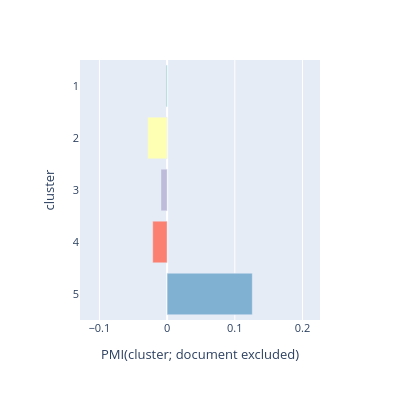
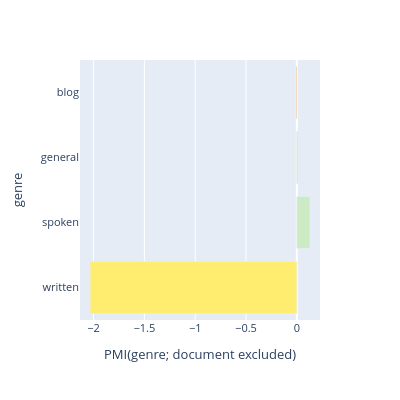
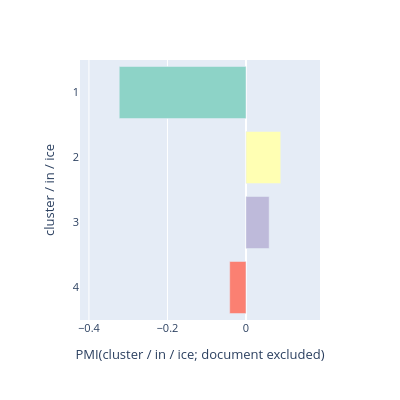
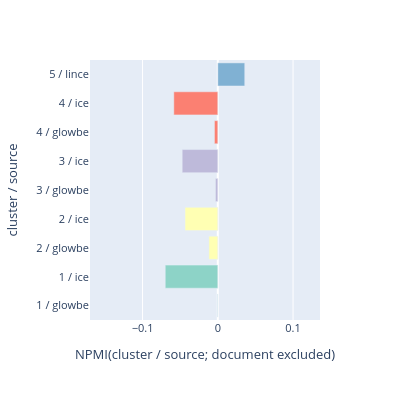

The code cell stored with these charts, in order, in its notebook:
### Code cell
render_pmi_bar("by_cluster").show()
render_pmi_bar("by_genre").show()
render_pmi_bar("by_cluster_in_ice").show()
render_npmi_bar("by_cluster_source").show()

### Figure 1 — Plotly figure (JSON) as saved in the notebook; plotly's stock layout.template omitted (floating-point values rounded to 4 significant figures)
{"data": [{"hovertemplate": "color_key=5<br>PMI(cluster; document excluded)=%{x}<br>cluster=%{y}<extra></extra>", "legendgroup": "5", "marker": {"color": "rgb(128,177,211)", "pattern": {"shape": ""}}, "name": "5", "orientation": "h", "showlegend": true, "textposition": "auto", "type": "bar", "x": [0.1258], "xaxis": "x", "y": ["5"], "yaxis": "y"}, {"hovertemplate": "color_key=4<br>PMI(cluster; document excluded)=%{x}<br>cluster=%{y}<extra></extra>", "legendgroup": "4", "marker": {"color": "rgb(251,128,114)", "pattern": {"shape": ""}}, "name": "4", "orientation": "h", "showlegend": true, "textposition": "auto", "type": "bar", "x": [-0.02129], "xaxis": "x", "y": ["4"], "yaxis": "y"}, {"hovertemplate": "color_key=3<br>PMI(cluster; document excluded)=%{x}<br>cluster=%{y}<extra></extra>", "legendgroup": "3", "marker": {"color": "rgb(190,186,218)", "pattern": {"shape": ""}}, "name": "3", "orientation": "h", "showlegend": true, "textposition": "auto", "type": "bar", "x": [-0.009031], "xaxis": "x", "y": ["3"], "yaxis": "y"}, {"hovertemplate": "color_key=2<br>PMI(cluster; document excluded)=%{x}<br>cluster=%{y}<extra></extra>", "legendgroup": "2", "marker": {"color": "rgb(255,255,179)", "pattern": {"shape": ""}}, "name": "2", "orientation": "h", "showlegend": true, "textposition": "auto", "type": "bar", "x": [-0.02867], "xaxis": "x", "y": ["2"], "yaxis": "y"}, {"hovertemplate": "color_key=1<br>PMI(cluster; document excluded)=%{x}<br>cluster=%{y}<extra></extra>", "legendgroup": "1", "marker": {"color": "rgb(141,211,199)", "pattern": {"shape": ""}}, "name": "1", "orientation": "h", "showlegend": true, "textposition": "auto", "type": "bar", "x": [-0.001485], "xaxis": "x", "y": ["1"], "yaxis": "y"}], "layout": {"barmode": "relative", "font": {"size": 11}, "height": 400, "legend": {"title": {"text": "color_key"}, "tracegroupgap": 0}, "margin": {"t": 60}, "showlegend": false, "width": 400, "xaxis": {"anchor": "y", "domain": [0, 1], "range": [-0.1287, 0.2258], "title": {"text": "PMI(cluster; document excluded)"}}, "yaxis": {"anchor": "x", "domain": [0, 1], "dtick": 1, "title": {"text": "cluster"}}}}

### Figure 2 — Plotly figure (JSON) as saved in the notebook; plotly's stock layout.template omitted (floating-point values rounded to 4 significant figures)
{"data": [{"hovertemplate": "color_key=written<br>PMI(genre; document excluded)=%{x}<br>genre=%{y}<extra></extra>", "legendgroup": "written", "marker": {"color": "rgb(255,237,111)", "pattern": {"shape": ""}}, "name": "written", "orientation": "h", "showlegend": true, "textposition": "auto", "type": "bar", "x": [-2.033], "xaxis": "x", "y": ["written"], "yaxis": "y"}, {"hovertemplate": "color_key=spoken<br>PMI(genre; document excluded)=%{x}<br>genre=%{y}<extra></extra>", "legendgroup": "spoken", "marker": {"color": "rgb(204,235,197)", "pattern": {"shape": ""}}, "name": "spoken", "orientation": "h", "showlegend": true, "textposition": "auto", "type": "bar", "x": [0.1284], "xaxis": "x", "y": ["spoken"], "yaxis": "y"}, {"hovertemplate": "color_key=general<br>PMI(genre; document excluded)=%{x}<br>genre=%{y}<extra></extra>", "legendgroup": "general", "marker": {"color": "rgb(179,222,105)", "pattern": {"shape": ""}}, "name": "general", "orientation": "h", "showlegend": true, "textposition": "auto", "type": "bar", "x": [0.007553], "xaxis": "x", "y": ["general"], "yaxis": "y"}, {"hovertemplate": "color_key=blog<br>PMI(genre; document excluded)=%{x}<br>genre=%{y}<extra></extra>", "legendgroup": "blog", "marker": {"color": "rgb(253,180,98)", "pattern": {"shape": ""}}, "name": "blog", "orientation": "h", "showlegend": true, "textposition": "auto", "type": "bar", "x": [-0.007701], "xaxis": "x", "y": ["blog"], "yaxis": "y"}], "layout": {"barmode": "relative", "font": {"size": 11}, "height": 400, "legend": {"title": {"text": "color_key"}, "tracegroupgap": 0}, "margin": {"t": 60}, "showlegend": false, "width": 400, "xaxis": {"anchor": "y", "domain": [0, 1], "range": [-2.133, 0.2284], "title": {"text": "PMI(genre; document excluded)"}}, "yaxis": {"anchor": "x", "domain": [0, 1], "dtick": 1, "title": {"text": "genre"}}}}

### Figure 3 — Plotly figure (JSON) as saved in the notebook; plotly's stock layout.template omitted (floating-point values rounded to 4 significant figures)
{"data": [{"hovertemplate": "color_key=4<br>PMI(cluster / in / ice; document excluded)=%{x}<br>cluster / in / ice=%{y}<extra></extra>", "legendgroup": "4", "marker": {"color": "rgb(251,128,114)", "pattern": {"shape": ""}}, "name": "4", "orientation": "h", "showlegend": true, "textposition": "auto", "type": "bar", "x": [-0.04151], "xaxis": "x", "y": ["4"], "yaxis": "y"}, {"hovertemplate": "color_key=3<br>PMI(cluster / in / ice; document excluded)=%{x}<br>cluster / in / ice=%{y}<extra></extra>", "legendgroup": "3", "marker": {"color": "rgb(190,186,218)", "pattern": {"shape": ""}}, "name": "3", "orientation": "h", "showlegend": true, "textposition": "auto", "type": "bar", "x": [0.05904], "xaxis": "x", "y": ["3"], "yaxis": "y"}, {"hovertemplate": "color_key=2<br>PMI(cluster / in / ice; document excluded)=%{x}<br>cluster / in / ice=%{y}<extra></extra>", "legendgroup": "2", "marker": {"color": "rgb(255,255,179)", "pattern": {"shape": ""}}, "name": "2", "orientation": "h", "showlegend": true, "textposition": "auto", "type": "bar", "x": [0.08852], "xaxis": "x", "y": ["2"], "yaxis": "y"}, {"hovertemplate": "color_key=1<br>PMI(cluster / in / ice; document excluded)=%{x}<br>cluster / in / ice=%{y}<extra></extra>", "legendgroup": "1", "marker": {"color": "rgb(141,211,199)", "pattern": {"shape": ""}}, "name": "1", "orientation": "h", "showlegend": true, "textposition": "auto", "type": "bar", "x": [-0.3228], "xaxis": "x", "y": ["1"], "yaxis": "y"}], "layout": {"barmode": "relative", "font": {"size": 11}, "height": 400, "legend": {"title": {"text": "color_key"}, "tracegroupgap": 0}, "margin": {"t": 60}, "showlegend": false, "width": 400, "xaxis": {"anchor": "y", "domain": [0, 1], "range": [-0.4228, 0.1885], "title": {"text": "PMI(cluster / in / ice; document excluded)"}}, "yaxis": {"anchor": "x", "domain": [0, 1], "dtick": 1, "title": {"text": "cluster / in / ice"}}}}

### Figure 4 — Plotly figure (JSON) as saved in the notebook; plotly's stock layout.template omitted (floating-point values rounded to 4 significant figures)
{"data": [{"hovertemplate": "color_key=1<br>NPMI(cluster / source; document excluded)=%{x}<br>cluster / source=%{y}<extra></extra>", "legendgroup": "1", "marker": {"color": "rgb(141,211,199)", "pattern": {"shape": ""}}, "name": "1", "orientation": "h", "showlegend": true, "textposition": "auto", "type": "bar", "x": [-0.0004594, -0.06984], "xaxis": "x", "y": ["1 / glowbe", "1 / ice"], "yaxis": "y"}, {"hovertemplate": "color_key=2<br>NPMI(cluster / source; document excluded)=%{x}<br>cluster / source=%{y}<extra></extra>", "legendgroup": "2", "marker": {"color": "rgb(255,255,179)", "pattern": {"shape": ""}}, "name": "2", "orientation": "h", "showlegend": true, "textposition": "auto", "type": "bar", "x": [-0.01182, -0.04354], "xaxis": "x", "y": ["2 / glowbe", "2 / ice"], "yaxis": "y"}, {"hovertemplate": "color_key=3<br>NPMI(cluster / source; document excluded)=%{x}<br>cluster / source=%{y}<extra></extra>", "legendgroup": "3", "marker": {"color": "rgb(190,186,218)", "pattern": {"shape": ""}}, "name": "3", "orientation": "h", "showlegend": true, "textposition": "auto", "type": "bar", "x": [-0.003133, -0.04734], "xaxis": "x", "y": ["3 / glowbe", "3 / ice"], "yaxis": "y"}, {"hovertemplate": "color_key=4<br>NPMI(cluster / source; document excluded)=%{x}<br>cluster / source=%{y}<extra></extra>", "legendgroup": "4", "marker": {"color": "rgb(251,128,114)", "pattern": {"shape": ""}}, "name": "4", "orientation": "h", "showlegend": true, "textposition": "auto", "type": "bar", "x": [-0.004484, -0.05846], "xaxis": "x", "y": ["4 / glowbe", "4 / ice"], "yaxis": "y"}, {"hovertemplate": "color_key=5<br>NPMI(cluster / source; document excluded)=%{x}<br>cluster / source=%{y}<extra></extra>", "legendgroup": "5", "marker": {"color": "rgb(128,177,211)", "pattern": {"shape": ""}}, "name": "5", "orientation": "h", "showlegend": true, "textposition": "auto", "type": "bar", "x": [0.03582], "xaxis": "x", "y": ["5 / lince"], "yaxis": "y"}], "layout": {"barmode": "relative", "font": {"size": 11}, "height": 400, "legend": {"title": {"text": "color_key"}, "tracegroupgap": 0}, "margin": {"t": 60}, "showlegend": false, "width": 400, "xaxis": {"anchor": "y", "domain": [0, 1], "range": [-0.1698, 0.1358], "title": {"text": "NPMI(cluster / source; document excluded)"}}, "yaxis": {"anchor": "x", "domain": [0, 1], "dtick": 1, "title": {"text": "cluster / source"}}}}
